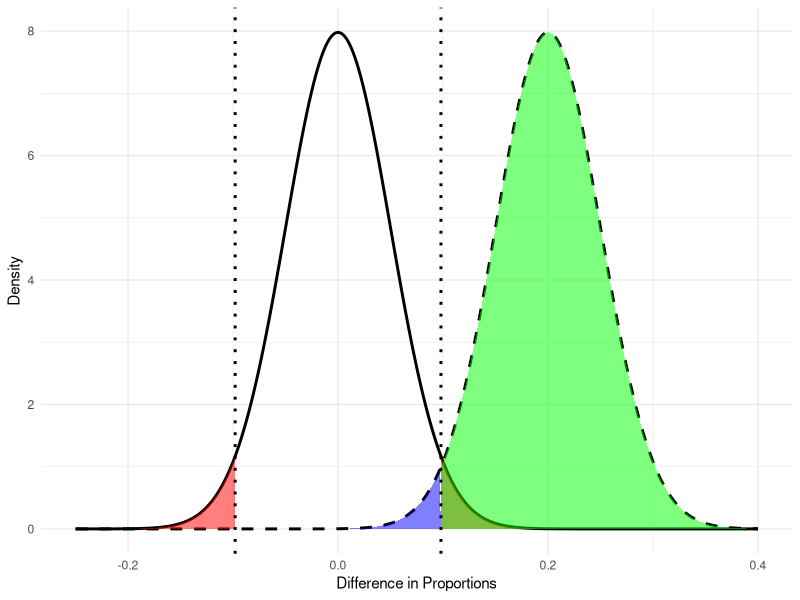
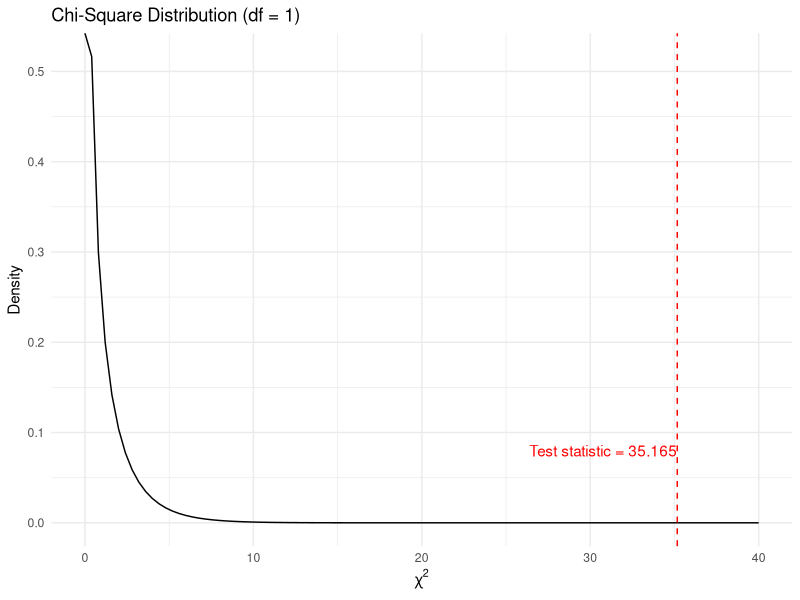

These charts were generated, in order, by the following R code:
## ---- chunk 1
#| echo: false
#| message: false
#| warning: false
library(ggplot2)

# Parameters
null_mean <- 0
alternative_mean <- 0.20
se <- 0.05
alpha <- 0.05

# Critical values
critical_left <- qnorm(alpha / 2, mean = null_mean, sd = se)
critical_right <- qnorm(1 - alpha / 2, mean = null_mean, sd = se)

# Create data
x <- seq(-0.25, 0.40, length.out = 1000)

data <- data.frame(
  x = x,
  null = dnorm(x, mean = null_mean, sd = se),
  alternative = dnorm(x, mean = alternative_mean, sd = se)
)

ggplot(data, aes(x = x)) +
  
  # Null distribution
  geom_line(aes(y = null), linewidth = 1) +
  
  # Alternative distribution
  geom_line(aes(y = alternative), 
            linewidth = 1, linetype = "dashed") +
  
  # Type I error - left tail
  geom_area(
    data = subset(data, x <= critical_left),
    aes(y = null),
    fill = "red",
    alpha = 0.5
  ) +
  
  # Type I error - right tail
  geom_area(
    data = subset(data, x >= critical_right),
    aes(y = null),
    fill = "red",
    alpha = 0.5
  ) +
  
  # Type II error
  geom_area(
    data = subset(data, x >= critical_left & x <= critical_right),
    aes(y = alternative),
    fill = "blue",
    alpha = 0.5
  ) +
  
  # Power - right rejection region
  geom_area(
    data = subset(data, x >= critical_right),
    aes(y = alternative),
    fill = "green",
    alpha = 0.5
  ) +
  
  # Critical values
  geom_vline(
    xintercept = c(critical_left, critical_right),
    linetype = "dotted",
    linewidth = 1
  ) +
  
  labs(
    x = "Difference in Proportions",
    y = "Density"
  ) +
  
  theme_minimal()
## ---- chunk 2
#| echo: true
#| eval: true
pnorm(q = 1.96 * 0.0551, mean = 0.2, sd = 0.0551) -
  pnorm(q = -1.96 * 0.0551, mean = 0.2, sd = 0.0551)
## ---- chunk 3
#| echo: false
library(tidyverse)

ggplot(data.frame(x = c(0, 40)), aes(x = x)) +
  stat_function(
    fun = dchisq,
    args = list(df = 1)
  ) +
  geom_vline(
    xintercept = 35.165,
    linetype = "dashed",
    color = "red"
  ) +
  annotate(
    "text",
    x = 35.165,
    y = 0.08,
    label = "Test statistic = 35.165",
    hjust = 1,
    color = "red"
  ) +
  labs(
    x = expression(chi^2),
    y = "Density",
    title = "Chi-Square Distribution (df = 1)"
  ) +
  coord_cartesian(xlim = c(0, 40)) +
  theme_minimal()
